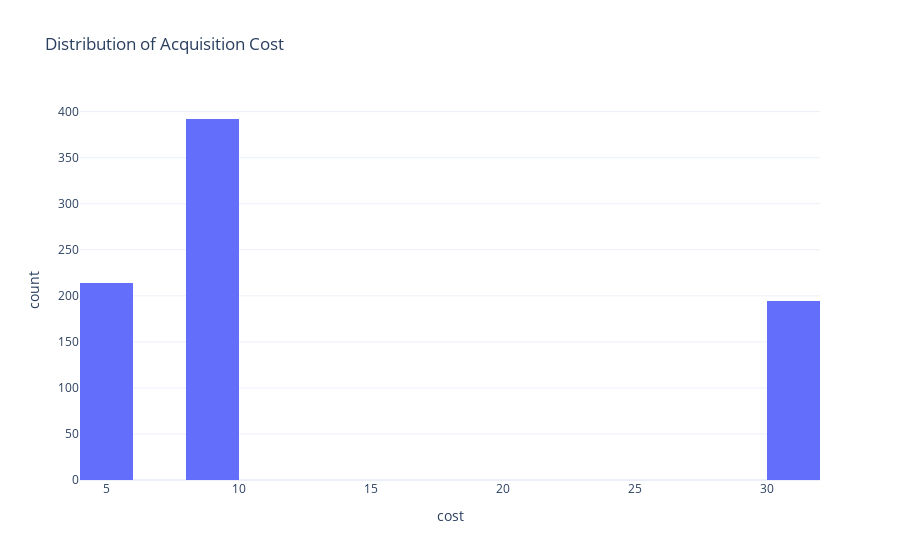

Notebook code cell kept with this figure:
### Code cell
fig = px.histogram(data, x= "cost", nbins = 20, title = "Distribution of Acquisition Cost")
fig.show()

### Figure 1 — Plotly figure (JSON) as saved in the notebook; plotly's stock layout.template omitted (floating-point values rounded to 4 significant figures; data arrays with more than 128 entries replaced by an {"elided": "..."} marker saying what was removed)
{"data": [{"alignmentgroup": "True", "bingroup": "x", "hovertemplate": "cost=%{x}<br>count=%{y}<extra></extra>", "legendgroup": "", "marker": {"color": "#636efa", "pattern": {"shape": ""}}, "name": "", "nbinsx": 20, "offsetgroup": "", "orientation": "v", "showlegend": false, "type": "histogram", "x": {"elided": "800 float values"}, "xaxis": "x", "yaxis": "y"}], "layout": {"autosize": true, "barmode": "relative", "legend": {"tracegroupgap": 0}, "title": {"text": "Distribution of Acquisition Cost"}, "xaxis": {"anchor": "y", "autorange": true, "domain": [0, 1], "range": [4, 32], "title": {"text": "cost"}, "type": "linear"}, "yaxis": {"anchor": "x", "autorange": true, "domain": [0, 1], "range": [0, 412.6], "title": {"text": "count"}}}}
